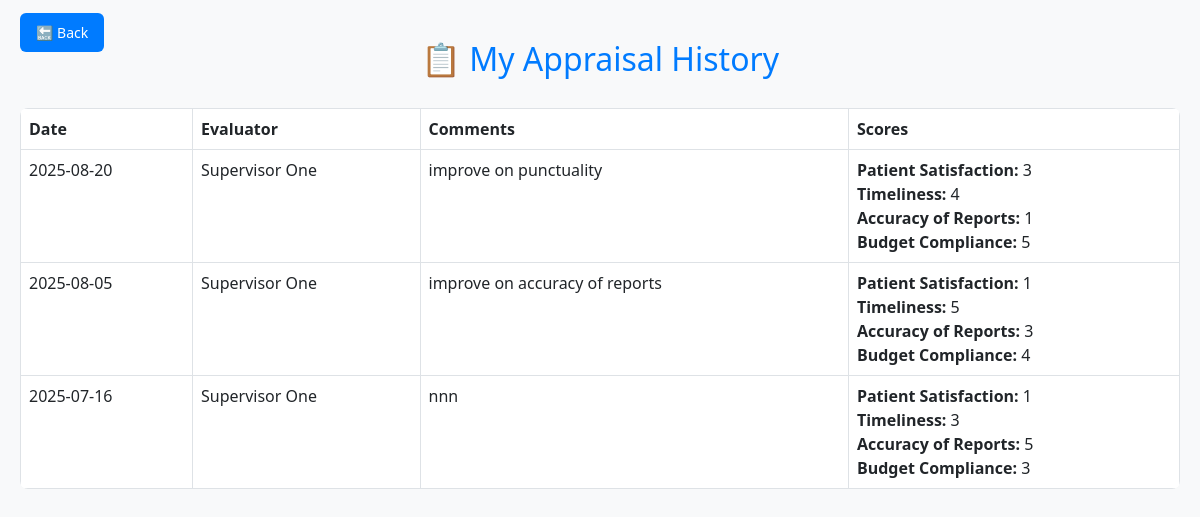
/view_history.php (signed in), run on the app's committed database.
### tables this page shows
CREATE TABLE `appraisals` (
  `appraisal_id` int(11) NOT NULL,
  `employee_id` int(11) DEFAULT NULL,
  `cycle_id` int(11) NOT NULL,
  `evaluator_id` int(11) DEFAULT NULL,
  `appraisal_type` enum('Supervisor','Peer','Self') DEFAULT NULL,
  `appraisal_date` date DEFAULT NULL,
  `comments` text DEFAULT NULL
);

CREATE TABLE `users` (
  `user_id` int(11) NOT NULL,
  `name` varchar(100) DEFAULT NULL,
  `email` varchar(100) DEFAULT NULL,
  `password` varchar(255) DEFAULT NULL,
  `role` enum('Admin','HR','Supervisor','Employee') DEFAULT NULL,
  `created_at` timestamp NOT NULL DEFAULT current_timestamp()
);

CREATE TABLE `scores` (
  `score_id` int(11) NOT NULL,
  `appraisal_id` int(11) DEFAULT NULL,
  `kpi_id` int(11) DEFAULT NULL,
  `rating` int(11) DEFAULT NULL CHECK (`rating` between 1 and 5)
);

CREATE TABLE `kpis` (
  `kpi_id` int(11) NOT NULL,
  `dept_id` int(11) DEFAULT NULL,
  `kpi_name` varchar(100) DEFAULT NULL,
  `weight` decimal(5,2) DEFAULT NULL,
  `description` text DEFAULT NULL
);

### view_history.php (the view, shortened to what this page needs)
<?php
$conn = new mysqli("localhost", "root", "", "eas_db");
$user_id = $_SESSION['user_id'];
$emp_stmt = $conn->prepare("SELECT employee_id FROM employees WHERE user_id = ?");
$emp_stmt->bind_param("i", $user_id);
$emp_stmt->execute();
$emp_result = $emp_stmt->get_result();
$employee_id = $emp_result->fetch_assoc()['employee_id'];
$app_stmt = $conn->prepare("
    SELECT a.appraisal_id, a.appraisal_date, a.comments,
           u.name AS evaluator_name
    FROM appraisals a
    JOIN users u ON a.evaluator_id = u.user_id
    WHERE a.employee_id = ?
    ORDER BY a.appraisal_date DESC
");
$app_stmt->bind_param("i", $employee_id);
$app_stmt->execute();
$appraisals = $app_stmt->get_result();
?>
<!DOCTYPE html>
<html lang="en">
<head>
    <link href="https://cdn.jsdelivr.net/npm/bootstrap@5.3.0/dist/css/bootstrap.min.css" rel="stylesheet">
</head>
<body>
<div class="back-button">
    <a href="dashboard.php" onclick="return confirm('Return to dashboard?')">🔙 Back</a>
</div>
<h2>📋 My Appraisal History</h2>
<div class="table-responsive">
    <table class="table table-bordered table-hover">
        <thead>
            <tr>
                <th>Date</th>
                <th>Evaluator</th>
                <th>Comments</th>
                <th>Scores</th>
            </tr>
        </thead>
        <tbody>
            <?php while ($row = $appraisals->fetch_assoc()): ?>
                <tr>
                    <td><?= htmlspecialchars($row['appraisal_date']) ?></td>
                    <td><?= htmlspecialchars($row['evaluator_name']) ?></td>
                    <td><?= nl2br(htmlspecialchars($row['comments'])) ?></td>
                    <td>
                        <?php
                        $score_stmt = $conn->prepare("
                            SELECT s.rating, k.kpi_name
                            FROM scores s
                            JOIN kpis k ON s.kpi_id = k.kpi_id
                            WHERE s.appraisal_id = ?
                        ");
                        $score_stmt->bind_param("i", $row['appraisal_id']);
                        $score_stmt->execute();
                        $scores = $score_stmt->get_result();
                        if ($scores->num_rows > 0) {
                            while ($score = $scores->fetch_assoc()) {
                                echo "<strong>" . htmlspecialchars($score['kpi_name']) . ":</strong> " . htmlspecialchars($score['rating']) . "<br>";
                            }
                        } else {
                            echo "<em>No scores recorded</em>";
                        }
                        ?>
                    </td>
                </tr>
            <?php endwhile; ?>
        </tbody>
    </table>
</div>
</body>
</html>

### view_history.php (style rules this page uses)
body { background-color: #f8f9fa; padding: 40px 20px; font-family: 'Segoe UI', sans-serif; }
h2 { text-align: center; color: #007BFF; margin-bottom: 30px; }
table { background-color: white; border-radius: 8px; overflow: hidden; }
th { background-color: #007BFF; color: white; }
td, th { padding: 12px; vertical-align: top; }
.back-button { position: fixed; top: 20px; left: 20px; }
.back-button a { background-color: #007BFF; color: white; padding: 10px 16px; border-radius: 6px; text-decoration: none; font-size: 14px; }

### data on the page
appraisals: appraisal_date "2025-08-20", evaluator.name "Supervisor One", comments "improve on punctuality"
scores: kpi.kpi_name "Patient Satisfaction", rating "3"
scores: kpi.kpi_name "Timeliness", rating "4"
scores: kpi.kpi_name "Accuracy of Reports", rating "1"
scores: kpi.kpi_name "Budget Compliance", rating "5"
appraisals: appraisal_date "2025-08-05", evaluator.name "Supervisor One", comments "improve on accuracy of reports"
scores: kpi.kpi_name "Patient Satisfaction", rating "1"
scores: kpi.kpi_name "Timeliness", rating "5"
scores: kpi.kpi_name "Accuracy of Reports", rating "3"
scores: kpi.kpi_name "Budget Compliance", rating "4"
appraisals: appraisal_date "2025-07-16", evaluator.name "Supervisor One", comments "nnn"
scores: kpi.kpi_name "Patient Satisfaction", rating "1"
scores: kpi.kpi_name "Timeliness", rating "3"
scores: kpi.kpi_name "Accuracy of Reports", rating "5"
scores: kpi.kpi_name "Budget Compliance", rating "3"
